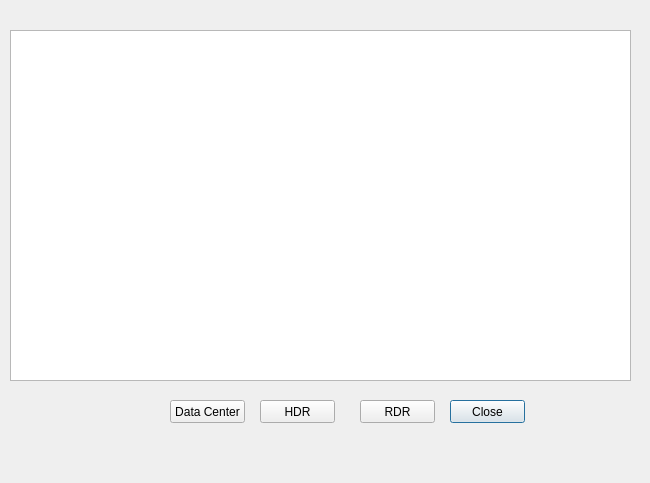
<?xml version="1.0" encoding="UTF-8"?>
<ui version="4.0">
 <class>PhyServerInfo</class>
 <widget class="QDialog" name="PhyServerInfo">
  <property name="geometry">
   <rect>
    <x>0</x>
    <y>0</y>
    <width>650</width>
    <height>483</height>
   </rect>
  </property>
  <property name="windowTitle">
   <string>Physical Server Information</string>
  </property>
  <widget class="QPushButton" name="closeInfo">
   <property name="geometry">
    <rect>
     <x>450</x>
     <y>400</y>
     <width>75</width>
     <height>23</height>
    </rect>
   </property>
   <property name="text">
    <string>Close</string>
   </property>
  </widget>
  <widget class="QTableWidget" name="tblView">
   <property name="geometry">
    <rect>
     <x>10</x>
     <y>30</y>
     <width>621</width>
     <height>351</height>
    </rect>
   </property>
  </widget>
  <widget class="QPushButton" name="dc">
   <property name="geometry">
    <rect>
     <x>170</x>
     <y>400</y>
     <width>75</width>
     <height>23</height>
    </rect>
   </property>
   <property name="text">
    <string>Data Center</string>
   </property>
  </widget>
  <widget class="QPushButton" name="hdr">
   <property name="geometry">
    <rect>
     <x>260</x>
     <y>400</y>
     <width>75</width>
     <height>23</height>
    </rect>
   </property>
   <property name="text">
    <string>HDR</string>
   </property>
  </widget>
  <widget class="QPushButton" name="rdr">
   <property name="geometry">
    <rect>
     <x>360</x>
     <y>400</y>
     <width>75</width>
     <height>23</height>
    </rect>
   </property>
   <property name="text">
    <string>RDR</string>
   </property>
  </widget>
 </widget>
 <resources/>
 <connections/>
</ui>
